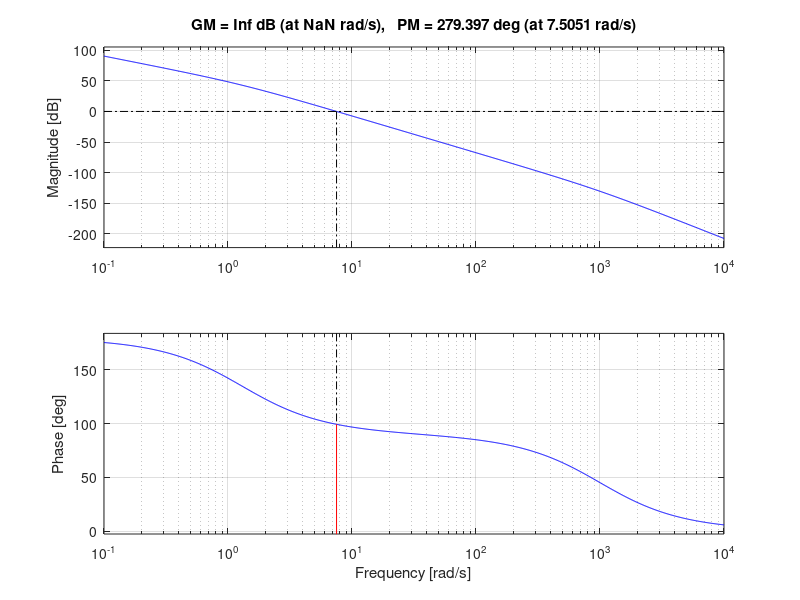
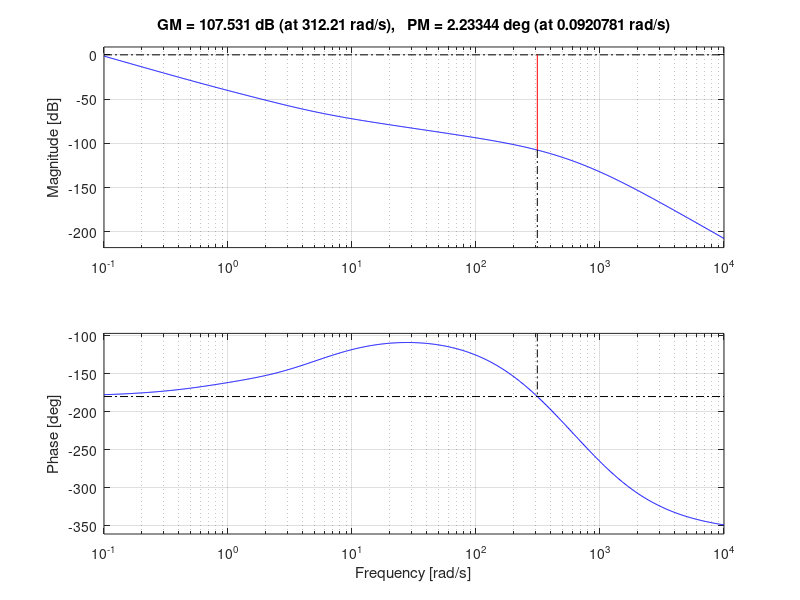
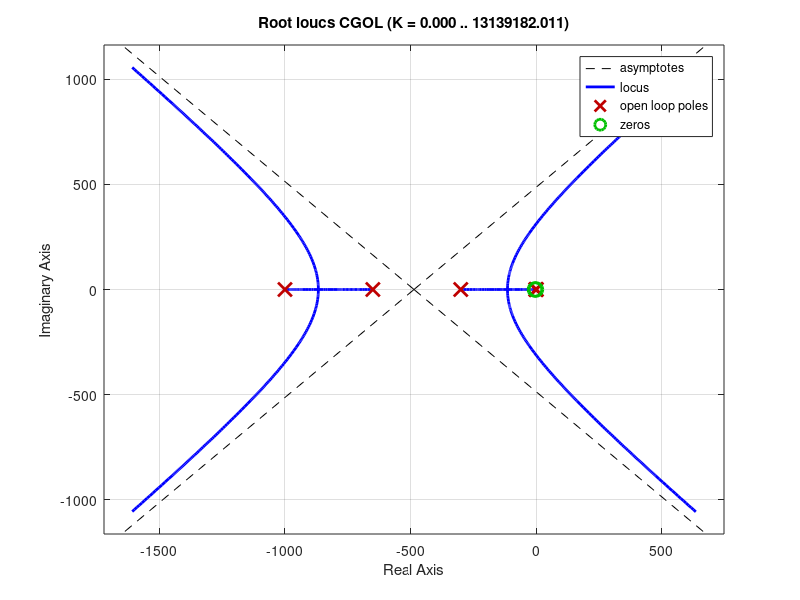
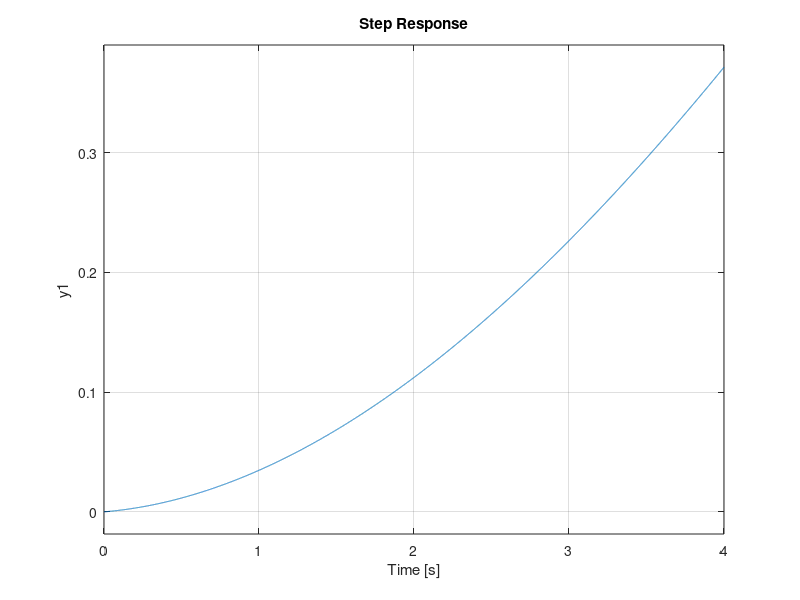

The MATLAB source for these figures, in order:
clear
clc
close all

A = tf([1.3],[1,1.3])
G = tf([1],[.00303,0,0])
H = tf([1000],[1,1000])

GOL = A*G*H;
bode(GOL)
margin(GOL)
figure()
rlocus(GOL)

 C1 = tf([1,1],[1,650])
 C2 = tf([1,5],[1,300])
 C = C1*C2;
 CGOL = C*GOL

bode(CGOL)
margin(CGOL)

figure()
rlocus(CGOL)

K = 5;
GCL = K*CGOL/(1+K*CGOL);

figure()
step(GCL)
figure()
pzmap(GCL)


